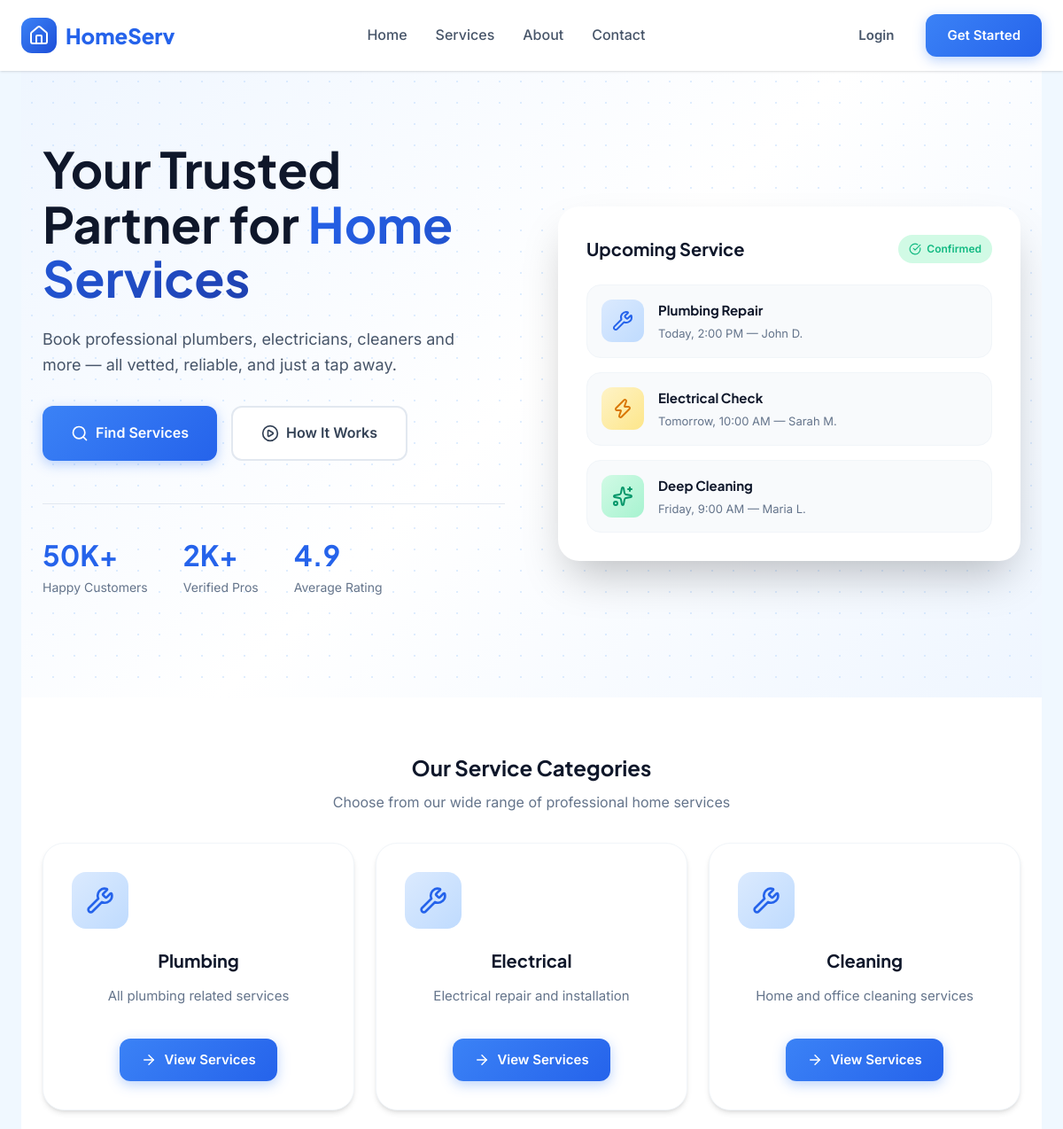
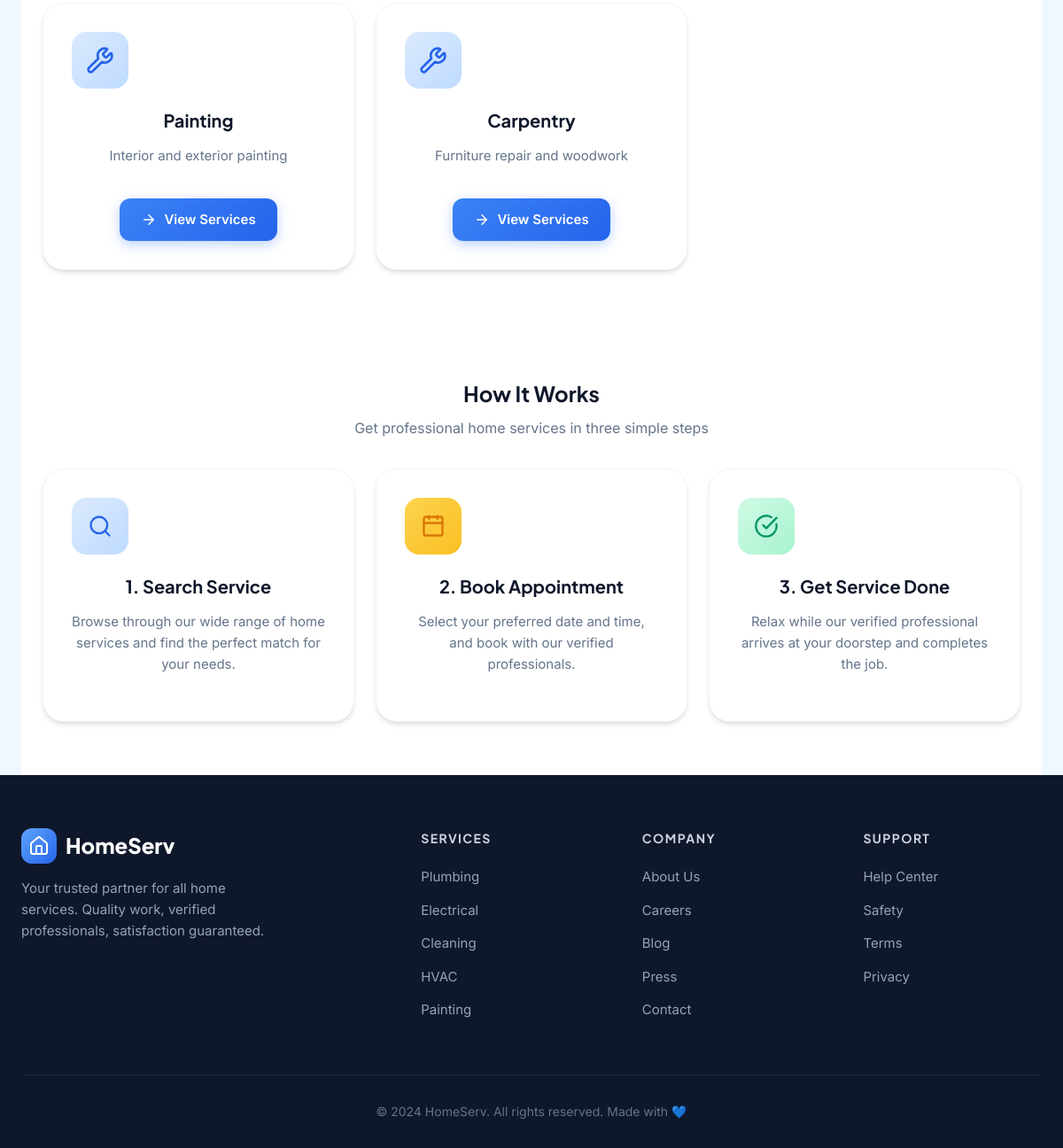
The page / on the database its author committed (2 pictures, top to bottom).
### tables this page shows
CREATE TABLE `categories` (
  `id` int(11) NOT NULL,
  `name` varchar(100) NOT NULL,
  `description` text DEFAULT NULL,
  `image` varchar(255) DEFAULT NULL,
  `status` enum('active','inactive') DEFAULT 'active',
  `created_at` timestamp NOT NULL DEFAULT current_timestamp()
);

### config/config.php (called while the page is built, shortened)
<?php
function isLoggedIn() {
    return isset($_SESSION['user_id']);
}
?>

### index.php (the view, shortened to what this page needs)
<?php include 'includes/header.php'; ?>
<section class="hero">
    <div class="container">
        <div class="hero-content">
            <h1>Your Trusted Partner for <span>Home Services</span></h1>
            <p>Book professional plumbers, electricians, cleaners and more — all vetted, reliable, and just a tap away.</p>
            <div class="hero-actions">
                <a href="services.php" class="btn btn-primary btn-lg">
                    <i data-lucide="search" style="width:20px;height:20px"></i>
                    Find Services
                </a>
                <a href="how-it-works.php" class="btn btn-secondary btn-lg">
                    <i data-lucide="play-circle" style="width:20px;height:20px"></i>
                    How It Works
                </a>
            </div>
            <div class="hero-stats">
                <div class="stat">
                    <h3>50K+</h3>
                    <p>Happy Customers</p>
                </div>
                <div class="stat">
                    <h3>2K+</h3>
                    <p>Verified Pros</p>
                </div>
                <div class="stat">
                    <h3>4.9</h3>
                    <p>Average Rating</p>
                </div>
            </div>
        </div>
        <div class="hero-image">
            <div class="hero-card">
                <div class="hero-card-header">
                    <h3 class="hero-card-title">Upcoming Service</h3>
                    <span class="status-badge">
                        <i data-lucide="check-circle" style="width:14px;height:14px"></i>
                        Confirmed
                    </span>
                </div>
                <div class="service-preview">
                    <div class="service-preview-item">
                        <div class="service-preview-icon">
                            <i data-lucide="wrench" style="width:24px;height:24px"></i>
                        </div>
                        <div class="service-preview-info">
                            <h4>Plumbing Repair</h4>
                            <p>Today, 2:00 PM — John D.</p>
                        </div>
                    </div>
                    <div class="service-preview-item">
                        <div class="service-preview-icon" style="background: linear-gradient(135deg, #FEF3C7 0%, #FDE68A 100%); color: var(--accent-600);">
                            <i data-lucide="zap" style="width:24px;height:24px"></i>
                        </div>
                        <div class="service-preview-info">
                            <h4>Electrical Check</h4>
                            <p>Tomorrow, 10:00 AM — Sarah M.</p>
                        </div>
                    </div>
                    <div class="service-preview-item">
                        <div class="service-preview-icon" style="background: linear-gradient(135deg, #D1FAE5 0%, #A7F3D0 100%); color: #059669;">
                            <i data-lucide="sparkles" style="width:24px;height:24px"></i>
                        </div>
                        <div class="service-preview-info">
                            <h4>Deep Cleaning</h4>
                            <p>Friday, 9:00 AM — Maria L.</p>
                        </div>
                    </div>
                </div>
            </div>
        </div>
    </div>
</section>
<section style="background: white;">
    <div class="container">
        <h2 class="section-title text-center">Our Service Categories</h2>
        <p class="section-subtitle text-center">Choose from our wide range of professional home services</p>
        <div class="services-grid" style="grid-template-columns: repeat(auto-fit, minmax(300px, 1fr));">
            <?php
            $query = "SELECT * FROM categories WHERE status = 'active' LIMIT 6";
            $result = mysqli_query($conn, $query);
            if(mysqli_num_rows($result) > 0):
                while ($category = mysqli_fetch_assoc($result)):
            ?>
            <div class="service-card text-center">
                <div class="service-icon" style="background: linear-gradient(135deg, var(--primary-100) 0%, var(--primary-200) 100%);">
                    <i data-lucide="wrench" style="width:32px;height:32px"></i>
                </div>
                <h3><?php echo $category['name']; ?></h3>
                <p><?php echo $category['description']; ?></p>
                <a href="services.php?category=<?php echo $category['id']; ?>" class="btn btn-primary" style="margin-top: 16px;">
                    <i data-lucide="arrow-right" style="width:18px;height:18px"></i>
                    View Services
                </a>
            </div>
            <?php
                endwhile;
            endif; ?>
        </div>
    </div>
</section>
<section style="background: white;">
    <div class="container">
        <h2 class="section-title text-center">How It Works</h2>
        <p class="section-subtitle text-center">Get professional home services in three simple steps</p>
        <div class="services-grid" style="grid-template-columns: repeat(auto-fit, minmax(250px, 1fr));">
            <div class="service-card text-center">
                <div class="service-icon" style="background: linear-gradient(135deg, var(--primary-100) 0%, var(--primary-200) 100%);">
                    <i data-lucide="search" style="width:28px;height:28px"></i>
                </div>
                <h3>1. Search Service</h3>
                <p>Browse through our wide range of home services and find the perfect match for your needs.</p>
            </div>
            <div class="service-card text-center">
                <div class="service-icon" style="background: linear-gradient(135deg, var(--accent-300) 0%, var(--accent-400) 100%); color: var(--accent-600);">
                    <i data-lucide="calendar" style="width:28px;height:28px"></i>
                </div>
                <h3>2. Book Appointment</h3>
                <p>Select your preferred date and time, and book with our verified professionals.</p>
            </div>
            <div class="service-card text-center">
                <div class="service-icon" style="background: linear-gradient(135deg, var(--success-100) 0%, #A7F3D0 100%); color: #059669;">
                    <i data-lucide="check-circle" style="width:28px;height:28px"></i>
                </div>
                <h3>3. Get Service Done</h3>
                <p>Relax while our verified professional arrives at your doorstep and completes the job.</p>
            </div>
        </div>
    </div>
</section>
<?php include 'includes/footer.php'; ?>

### includes/header.php (shortened to what this page needs)
<?php include_once dirname(__DIR__) . '/config/config.php'; ?>
<!DOCTYPE html>
<html lang="en">
<head>
    <link rel="stylesheet" href="<?php echo BASE_URL; ?>assets/css/style.css">
</head>
<body>
<nav class="navbar">
    <div class="container">
        <a href="<?php echo BASE_URL; ?>" class="logo">
            <div class="logo-icon">
                <i data-lucide="home"></i>
            </div>
            HomeServ
        </a>
        <?php if (!isLoggedIn()): ?>
            <ul class="nav-links">
                <li><a href="<?php echo BASE_URL; ?>">Home</a></li>
                <li><a href="<?php echo BASE_URL; ?>services.php">Services</a></li>
                <li><a href="<?php echo BASE_URL; ?>about.php">About</a></li>
                <li><a href="<?php echo BASE_URL; ?>contact.php">Contact</a></li>
            </ul>
        <?php endif; ?>
        <div class="nav-actions">
            <?php if(isLoggedIn()): ?>
                <a href="<?php echo BASE_URL . ($_SESSION['role'] == 'user' ? 'user/profile.php' : ($_SESSION['role'] == 'provider' ? 'provider/profile.php' : 'admin/profile.php')); ?>" class="btn btn-ghost">
                    <i data-lucide="user" style="width:18px;height:18px"></i>
                    <?php echo $_SESSION['name']; ?>
                </a>
                <a href="<?php echo BASE_URL; ?>logout.php" class="btn btn-primary">Logout</a>
            <?php else: ?>
                <a href="<?php echo BASE_URL; ?>login.php" class="btn btn-ghost">Login</a>
                <a href="<?php echo BASE_URL; ?>register.php" class="btn btn-primary">Get Started</a>
            <?php endif; ?>
        </div>
    </div>
</nav>
<main class="py-4">
    <div class="container">

### includes/footer.php (shortened to what this page needs)
    </div>
</main>
<footer class="footer">
    <div class="container">
        <div class="footer-grid">
            <div class="footer-brand">
                <a href="<?php echo BASE_URL; ?>" class="logo">
                    <div class="logo-icon">
                        <i data-lucide="home"></i>
                    </div>
                    HomeServ
                </a>
                <p>Your trusted partner for all home services. Quality work, verified professionals, satisfaction guaranteed.</p>
            </div>
            <div>
                <h4 class="footer-title">Services</h4>
                <ul class="footer-links">
                    <li><a href="<?php echo BASE_URL; ?>services.php">Plumbing</a></li>
                    <li><a href="<?php echo BASE_URL; ?>services.php">Electrical</a></li>
                    <li><a href="<?php echo BASE_URL; ?>services.php">Cleaning</a></li>
                    <li><a href="<?php echo BASE_URL; ?>services.php">HVAC</a></li>
                    <li><a href="<?php echo BASE_URL; ?>services.php">Painting</a></li>
                </ul>
            </div>
            <div>
                <h4 class="footer-title">Company</h4>
                <ul class="footer-links">
                    <li><a href="<?php echo BASE_URL; ?>about.php">About Us</a></li>
                    <li><a href="<?php echo BASE_URL; ?>careers.php">Careers</a></li>
                    <li><a href="<?php echo BASE_URL; ?>blog.php">Blog</a></li>
                    <li><a href="<?php echo BASE_URL; ?>press.php">Press</a></li>
                    <li><a href="<?php echo BASE_URL; ?>contact.php">Contact</a></li>
                </ul>
            </div>
            <div>
                <h4 class="footer-title">Support</h4>
                <ul class="footer-links">
                    <li><a href="<?php echo BASE_URL; ?>help-center.php">Help Center</a></li>
                    <li><a href="<?php echo BASE_URL; ?>safety.php">Safety</a></li>
                    <li><a href="<?php echo BASE_URL; ?>terms.php">Terms</a></li>
                    <li><a href="<?php echo BASE_URL; ?>privacy.php">Privacy</a></li>
                </ul>
            </div>
        </div>
        <div class="footer-bottom">
            <p>© 2024 HomeServ. All rights reserved. Made with 💙</p>
        </div>
    </div>
</footer>
</body>
</html>

### rows shown on the page
categories: name "Plumbing", description "All plumbing related services"
categories: name "Electrical", description "Electrical repair and installation"
categories: name "Cleaning", description "Home and office cleaning services"
categories: name "Painting", description "Interior and exterior painting"
categories: name "Carpentry", description "Furniture repair and woodwork"
